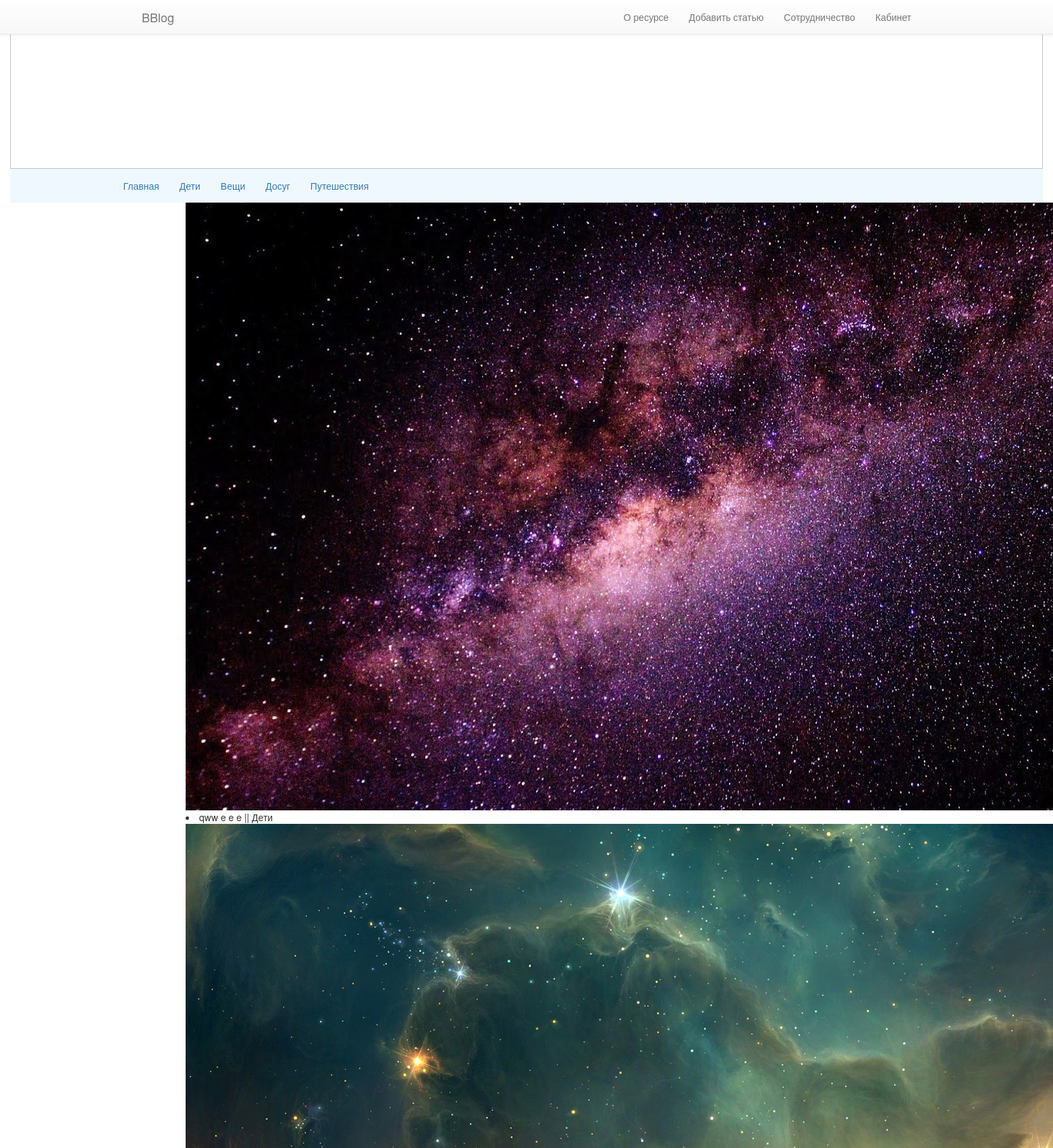
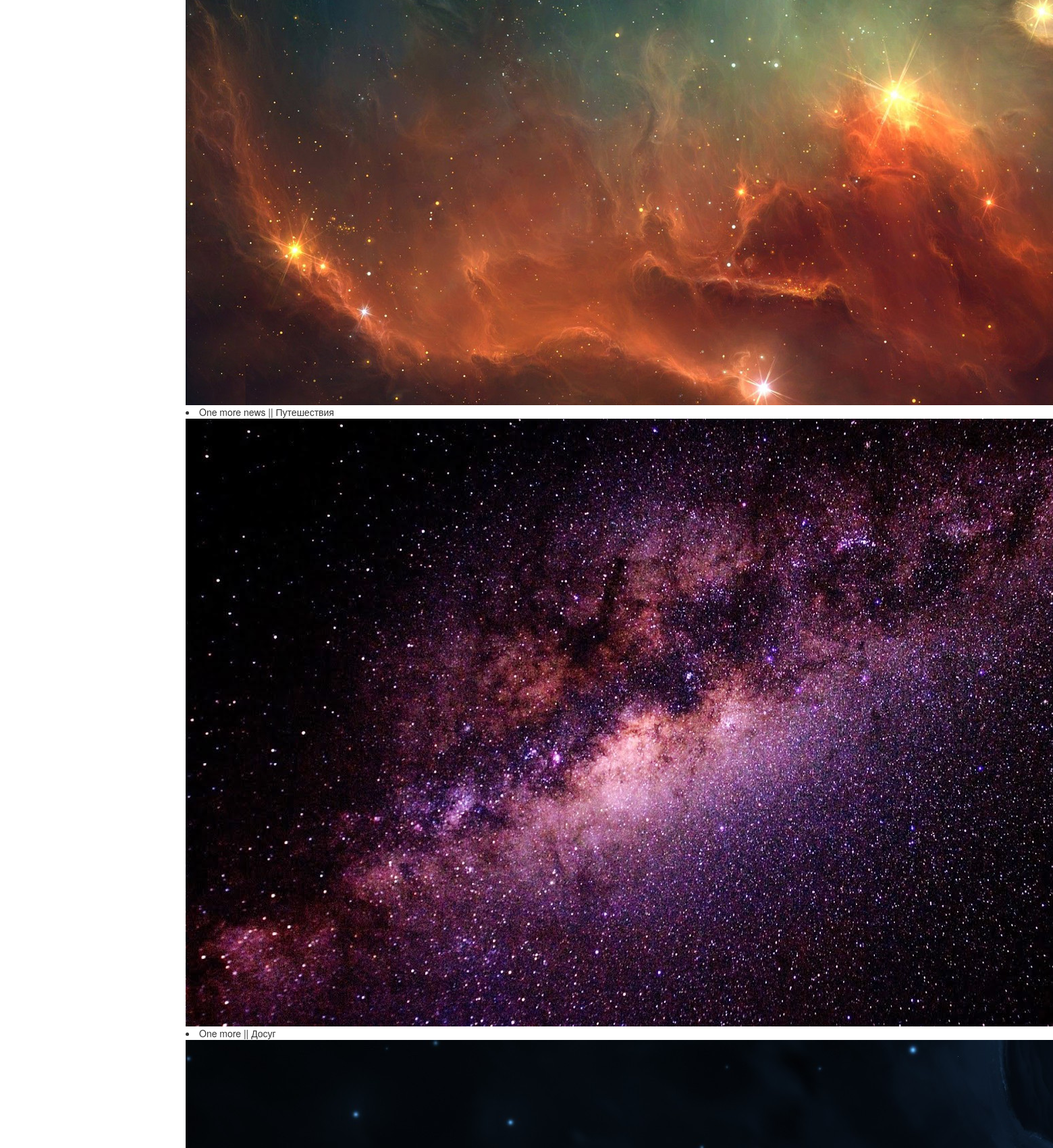
The page / (upper part) on the database its author committed (2 pictures, top to bottom).
### news/models.py (models this page shows, shortened)
class SingleNews(models.Model):
    user = models.ForeignKey(settings.AUTH_USER_MODEL, blank=True, null=True)
    title = models.CharField(max_length=120, blank=False)
    previewText = models.TextField(max_length=260, blank=True)
    fullText = models.TextField()
    publish = models.DateField(auto_now=False, auto_now_add=False)
    updated = models.DateTimeField(auto_now=True, auto_now_add=False)
    timestamp = models.DateTimeField(auto_now=False, auto_now_add=True)
    slug = models.SlugField(unique=True)
    image = models.ImageField(upload_to=upload_location,
                              null=True, blank=True,
                              height_field='height_field',
                              width_field='width_field')
    height_field = models.IntegerField(default=0)
    width_field = models.IntegerField(default=0)
    CH = u'Дети'
    TH = u'Вещи'
    DS = u'Досуг'
    TR = u'Путешествия'
    CATEGORY_CHOICES = (
        (CH, u'Дети'),
        (TH, u'Вещи'),
        (DS, u'Досуг'),
        (TR, u'Путешествия'),
    )
    category = models.CharField(max_length=40, choices=CATEGORY_CHOICES, default=CH)
    objects = PostManager()

### news/views.py (the view)
# urls.py: url(r'^$', MainListView.as_view()),
class MainListView(ListView):
    queryset = SingleNews.objects.all()
    template_name = 'index.html'

### templates/index.html (shortened to what this page needs)
{% extends "base.html" %}
{% block content %}
        {% for obj in object_list %}
            <img src="{{ obj.image.url }}">
            <li>{{ obj.title }} || {{ obj.category }}</li>
        {% endfor %}
{% endblock content %}

### rows shown on the page
SingleNews: image (picture), title "qww e e e", category "Дети"
SingleNews: image (picture), title "One more news", category "Путешествия"
SingleNews: image (picture), title "One more", category "Досуг"
SingleNews: image (picture)
